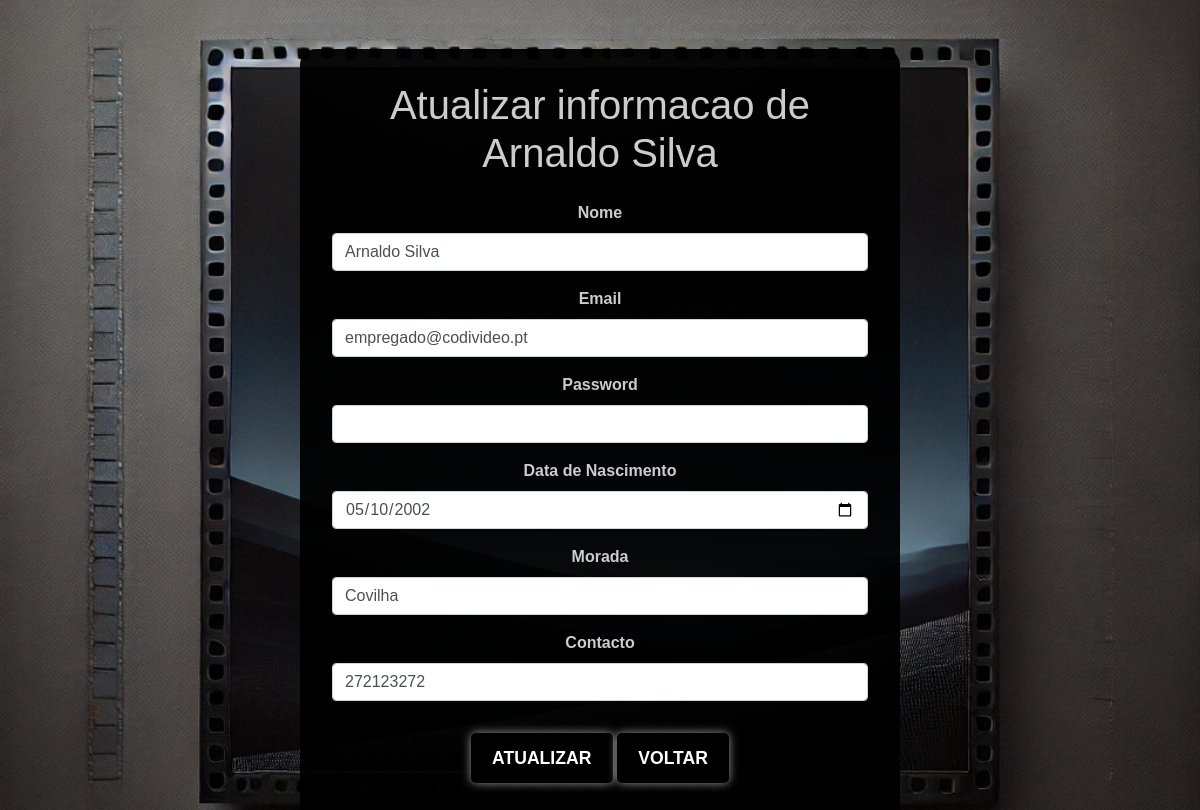
Screenshot of /paginas/editar_utilizador.php (signed in) with the database file from the repository.
### tables this page shows
CREATE TABLE `utilizador` (
  `idUtilizador` int(2) NOT NULL,
  `nome` varchar(100) NOT NULL,
  `email` varchar(60) NOT NULL,
  `password` varchar(60) NOT NULL,
  `tipoUtilizador` int(1) NOT NULL,
  `dataNascimento` date NOT NULL,
  `morada` varchar(60) NOT NULL,
  `telefone` int(9) NOT NULL
);

### paginas/editar_utilizador.php (the view, shortened to what this page needs)
<?php
    if (isset($_SESSION["idUtilizador"])) {
        $idUtilizador = $_SESSION["idUtilizador"];
        $sql = "SELECT * FROM utilizador WHERE idUtilizador = '$idUtilizador'";
        $res = mysqli_query($conn, $sql);
        $infoUtilizador = mysqli_fetch_array($res);
        $nome = $infoUtilizador['nome'];
        $email = $infoUtilizador['email'];
        $dataNascimento = $infoUtilizador['dataNascimento'];
        $morada = $infoUtilizador['morada'];
        $telefone = $infoUtilizador['telefone'];
    }
    ?>
<!DOCTYPE html>
<html lang="pt">
<head>
    <link href="https://stackpath.bootstrapcdn.com/bootstrap/4.3.1/css/bootstrap.min.css" rel="stylesheet" />
    <link href="https://stackpath.bootstrapcdn.com/bootstrap/4.5.2/css/bootstrap.min.css" rel="stylesheet">
    <link rel="stylesheet" href="style.css?v=1.0">
    <link rel="stylesheet" href="https://cdnjs.cloudflare.com/ajax/libs/font-awesome/5.15.4/css/all.min.css" />
</head>
<body>
    <section class="vh-100 gradient-custom ">
        <div class="d-flex justify-content-center align-items-center h-100 mt-5">
            <div class="container-editar mb-0 md-5 mt-0 md-4 pb-5">
                <h1 class="mb-4">Atualizar informacao de <?php echo ($nome) ?></h1>
                <form method="GET" id="formulario" action="./atualizarUtilzador.php">
                    <label>Nome</label>
                    <input type="text" name="nome" class="form-control" required value=<?php echo "'$nome'" ?>>
                    <label>Email</label>
                    <input type="email" name="email" class="form-control" value=<?php echo "'$email'" ?>>
                    <label>Password</label>
                    <input type="password" name="password" class="form-control">
                    <label>Data de Nascimento</label>
                    <input type="date" name="dataNascimento" class="form-control" value=<?php echo "'$dataNascimento'" ?>>
                    <label>Morada</label>
                    <input type="text" name="morada" class="form-control" value=<?php echo "'$morada'" ?>>
                    <label>Contacto</label>
                    <input type="tel" name="telefone" class="form-control" value=<?php echo "'$telefone'" ?>>
                    <button type="submit" class="btn btn-primary" name="Registar">Atualizar</button>
                    <a href="pagina_gestao_filmes.php" class="btn btn-primary mt-3">Voltar</a>
                </form>
            </div>
    </section>
</body>
</html>

### paginas/style.css (style rules this page uses)
body, h1, h2, h3, p, ul, li { margin: 0; padding: 0; }
h1, h2, h3, h4, h5, h6, p { margin-bottom: 20px; }
body { background-image: url('Imagens/background.png'); background-size: cover; background-repeat: no-repeat; background-position: center; background-attachment: fixed; }
body { font-family: Arial, sans-serif; }
section { padding: 50px 0; text-align: center; color: #cccccc; }
.btn { display: inline-block; padding: 10px 20px; border: 2px solid #000; border-radius: 5px; color: #000; background-color: transparent; text-decoration: none; text-transform: uppercase; transition: all 0.3s ease; }
.btn-primary { background-color: #000; border-color: #000; color: #fff; }
html, body { height: 100%; margin: 0; display: flex; flex-direction: column; }
label { font-weight: bold; }
input, textarea { margin-bottom: 1rem; }
.container-editar { background-color: rgba(0, 0, 0, 0.95); padding: 2rem; border-radius: 1rem; margin-top: 2rem; max-width: 600px; width: 100%; }
body { background-image: url('Imagens/background.png'); background-size: cover; background-repeat: no-repeat; color: white; }
a.btn { margin-bottom: 1rem; }
.btn-primary { font-weight: bold; font-size: 1.1rem; padding: 0.6rem 1.2rem; box-shadow: 0 0 10px rgba(255, 255, 255, 0.6); }

### rows the page displays
utilizador: nome "Arnaldo Silva", email "empregado@codivideo.pt", dataNascimento "05/10/2002", morada "Covilha", telefone "272123272"
